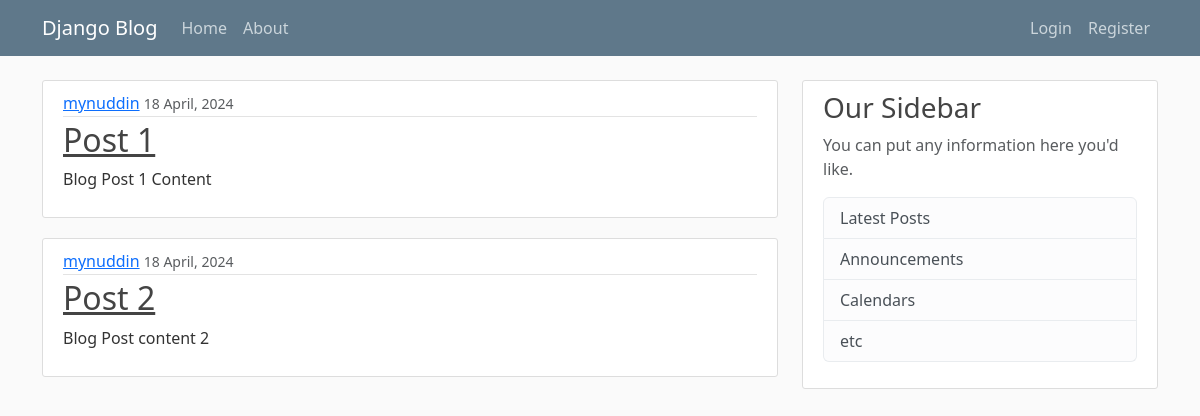
The page / on the database its author committed.
### BlogApp/models.py (models this page shows, shortened)
class Post(models.Model):
    title = models.CharField(max_length=200)
    content = models.TextField()
    date_posted = models.DateTimeField(default=timezone.now)
    author = models.ForeignKey(User, on_delete=models.CASCADE)

### BlogApp/views.py (the view)
# urls.py: path('', views.home, name='blog-home'),
def home(request):
    context = {
        'posts': Post.objects.all()
    }
    return render(request, 'BlogApp/home.html' , context)

### BlogApp/templates/BlogApp/home.html
{% extends 'BlogApp/base.html' %}
{% block content %} {% for post in posts %}
<article class="media content-section">
	<div class="media-body">
		<div class="article-metadata">
			<a class="mr-2" href="#">{{ post.author }}</a>
			<small class="text-muted"
				>{{ post.date_posted | date:"d F, Y"  }} </small
			>
		</div>
		<h2><a class="article-title" href="#">{{ post.title }}</a></h2>
		<p class="article-content">{{ post.content }}</p>
	</div>
</article>
{% endfor %} {% endblock content %}

### BlogApp/static/BlogApp/main.css (style rules this page uses)
body { background: #fafafa; color: #333333; margin-top: 5rem; }
h1, h2, h3, h4, h5, h6 { color: #444444; }
.content-section { background: #ffffff; padding: 10px 20px; border: 1px solid #dddddd; border-radius: 3px; margin-bottom: 20px; }
.article-title { color: #444444; }
.article-content { white-space: pre-line; }
.article-metadata { padding-bottom: 1px; margin-bottom: 4px; border-bottom: 1px solid #e3e3e3 }

### rows shown on the page
Post: author "mynuddin", date_posted "18 April, 2024", title "Post 1", content "Blog Post 1 Content"
Post: author "mynuddin", date_posted "18 April, 2024", title "Post 2", content "Blog Post content 2"
